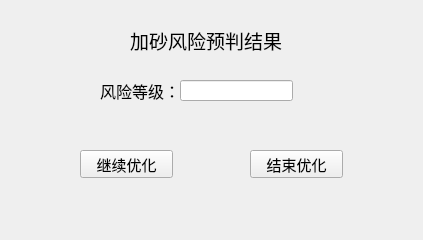
<?xml version="1.0" encoding="UTF-8"?>
<ui version="4.0">
 <class>Form</class>
 <widget class="QWidget" name="Form">
  <property name="geometry">
   <rect>
    <x>0</x>
    <y>0</y>
    <width>423</width>
    <height>240</height>
   </rect>
  </property>
  <property name="minimumSize">
   <size>
    <width>423</width>
    <height>240</height>
   </size>
  </property>
  <property name="windowTitle">
   <string>石炭系安全加砂优化软件</string>
  </property>
  <widget class="QLabel" name="label">
   <property name="geometry">
    <rect>
     <x>130</x>
     <y>20</y>
     <width>161</width>
     <height>41</height>
    </rect>
   </property>
   <property name="font">
    <font>
     <pointsize>14</pointsize>
    </font>
   </property>
   <property name="text">
    <string>加砂风险预判结果</string>
   </property>
  </widget>
  <widget class="QLabel" name="label_2">
   <property name="geometry">
    <rect>
     <x>100</x>
     <y>70</y>
     <width>81</width>
     <height>41</height>
    </rect>
   </property>
   <property name="font">
    <font>
     <pointsize>12</pointsize>
    </font>
   </property>
   <property name="text">
    <string>风险等级：</string>
   </property>
  </widget>
  <widget class="QPushButton" name="pushButton">
   <property name="geometry">
    <rect>
     <x>80</x>
     <y>150</y>
     <width>93</width>
     <height>28</height>
    </rect>
   </property>
   <property name="font">
    <font>
     <pointsize>11</pointsize>
    </font>
   </property>
   <property name="text">
    <string>继续优化</string>
   </property>
  </widget>
  <widget class="QPushButton" name="pushButton_2">
   <property name="geometry">
    <rect>
     <x>250</x>
     <y>150</y>
     <width>93</width>
     <height>28</height>
    </rect>
   </property>
   <property name="font">
    <font>
     <pointsize>11</pointsize>
    </font>
   </property>
   <property name="text">
    <string>结束优化</string>
   </property>
  </widget>
  <widget class="QLineEdit" name="lineEdit">
   <property name="geometry">
    <rect>
     <x>180</x>
     <y>80</y>
     <width>113</width>
     <height>21</height>
    </rect>
   </property>
  </widget>
 </widget>
 <resources/>
 <connections/>
</ui>
